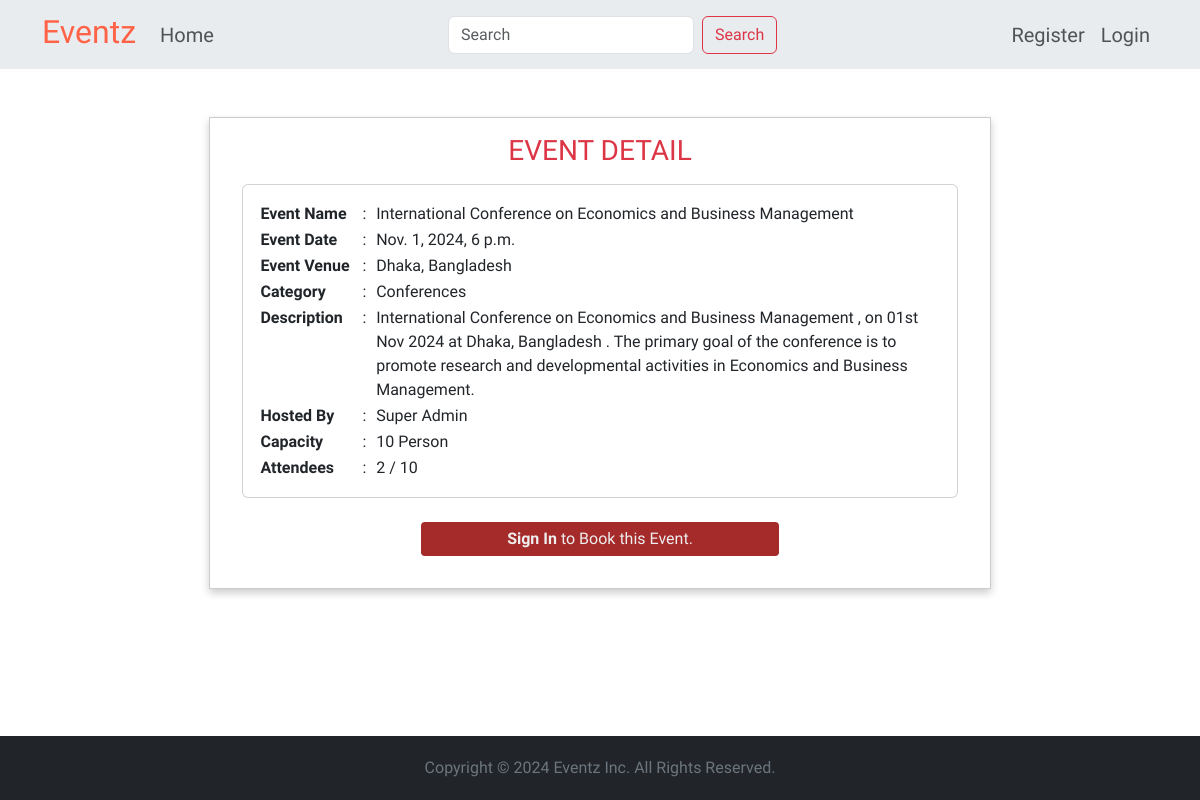
The page /event/detail/1 on the database its author committed.
### app_event/models.py (models this page shows, shortened)
class Event(models.Model):
    name = models.CharField(max_length=100)
    date = models.DateTimeField()
    location = models.CharField(max_length=100)
    description = models.TextField()
    category = models.ForeignKey(Category, on_delete=models.SET_NULL, null=True, blank=True)
    created_by = models.ForeignKey(User, on_delete=models.CASCADE, related_name="events")
    capacity = models.PositiveIntegerField(default=100)
    attendees = models.ManyToManyField(User, related_name="booked_events", blank=True)
    @property
    def is_fully_booked(self):
        return self.attendees.count() >= self.capacity

class Category(models.Model):
    name = models.CharField(max_length=25, unique=True)
    class Meta:
        verbose_name_plural = 'Categories'

### app_event/views.py (the view)
# urls.py: path('detail/<int:event_id>', views.event_detail, name='event_detail'),
def event_detail(request, event_id):
    user = request.user
    event = get_object_or_404(Event, id=event_id)
    is_booked = user in event.attendees.all() if user.is_authenticated else False
    context = { 'event': event, 'is_booked': is_booked, 'title': 'Event Detail' }
    return render(request, 'app_event/event_detail.html', context)

### app_event/templates/app_event/event_detail.html (shortened to what this page needs)
{% extends 'base.html' %}
{% block content %}
<center>
  <div class="event">
    <h3 class="mb-3 text-danger">{{ title | upper }}</h3>
    <div class="card">
      <div class="card-body">
        <table>
          <tr class="align-top">
            <th width="15%">Event Name</th>  <td width="2%">:</td>
            <td width="83%">{{ event.name }}</td>
          </tr>
          <tr>
            <th>Event Date</th>  <td>:</td>
            <td>{{ event.date }}</td>
          </tr>
          <tr>
            <th>Event Venue</th>  <td>:</td>
            <td>{{ event.location }}</td>
          </tr>
          <tr>
            <th>Category</th>  <td>:</td>
            <td>{{ event.category.name }}</td>
          </tr>
          <tr class="align-top">
            <th>Description</th>  <td>:</td>
            <td>{{ event.description }}</td>
          </tr>
          <tr>
            <th>Hosted By</th>  <td>:</td>
            <td>{{ event.created_by.first_name }} {{ event.created_by.last_name }}</td>
          </tr>
          <tr>
            <th>Capacity</th>  <td>:</td>
            <td>{{ event.capacity }} Person</td>
          </tr>
          <tr>
            <th>Attendees</th>  <td>:</td>
            <td>
              <div class="d-flex justify-content-between align-items-center">
                <span>{{ event.attendees.count }} / {{ event.capacity }}</span>
              </div>
            </td>
          </tr>
        </table>
      </div>
    </div>
    <div class="mt-4">
      {% if user.is_authenticated %}
        {% if user == event.created_by or user.is_superuser %}
          <a href="{% url 'update_event' event.id %}"
            class="btn btn-warning btn-sm fs-6 w-25 mx-2">Update</a>
          <a href="{% url 'delete_event' event.id %}"
            class="btn btn-danger btn-sm fs-6 w-25 mx-2">Delete</a>
        {% elif is_booked %}
          <form method="POST" action="{% url 'unbook_event' event.id %}">
            {% csrf_token %}
            <button type="submit" class="btn btn-warning btn-sm fs-6 w-25">Unbook Event</button>
          </form>
        {% elif not event.is_fully_booked %}
          <form method="POST" action="{% url 'book_event' event.id %}">
            {% csrf_token %}
            <button type="submit" class="btn btn-brown btn-sm w-25">Book Event</button>
          </form>
        {% else %}
          <span class="badge bg-danger fw-normal fs-6 py-2 w-50">This Event is Fully Booked</span>
        {% endif %}
      {% else %}
        {% if event.is_fully_booked %}
          <span class="badge bg-danger fw-normal fs-6 py-2 w-50">This Event is Fully Booked</span>
        {% else %}
          <a href="{% url 'signin' %}" class="btn btn-brown btn-sm w-50">
            <strong>Sign In</strong> to Book this Event.</a>
        {% endif %}
      {% endif %}
    </div>
  </div>
</center>
{% endblock content %}

### static/css/style.css (style rules this page uses)
body, h1, h2, h3, h4, h5, h6, p, span, a, input, textarea, label, button, select { font-family: "Pridi", serif; font-weight: 400; font-style: normal; }
.form-card, .profile, .event, .category { width: 45%; padding: 1rem 2rem 2rem; border: 1px solid #CCC; box-shadow: 0 4px 8px 0 rgba(0, 0, 0, 0.2); }
.btn-brown { background: brown; color: #EEE; font-size: 1rem; transition: background-color 0.3s ease-in-out; }
.profile, .event, .category { width: 70%; }

### rows shown on the page
Event: name "International Conference on Economics and Business Management", date "Nov. 1, 2024, 6 p.m.", location "Dhaka, Bangladesh", category.name "Conferences", description "International Conference on Economics and Business Management , on 01st Nov 2024 at Dhaka, Bangladesh . The primary goal of the conference is to promote research and developmental activities in Economics and Business Management.", created_by.first_name "Super", created_by.last_name "Admin", capacity "10", attendees.count "2"

### other values the page prints
{{ title | upper }} "EVENT DETAIL"
